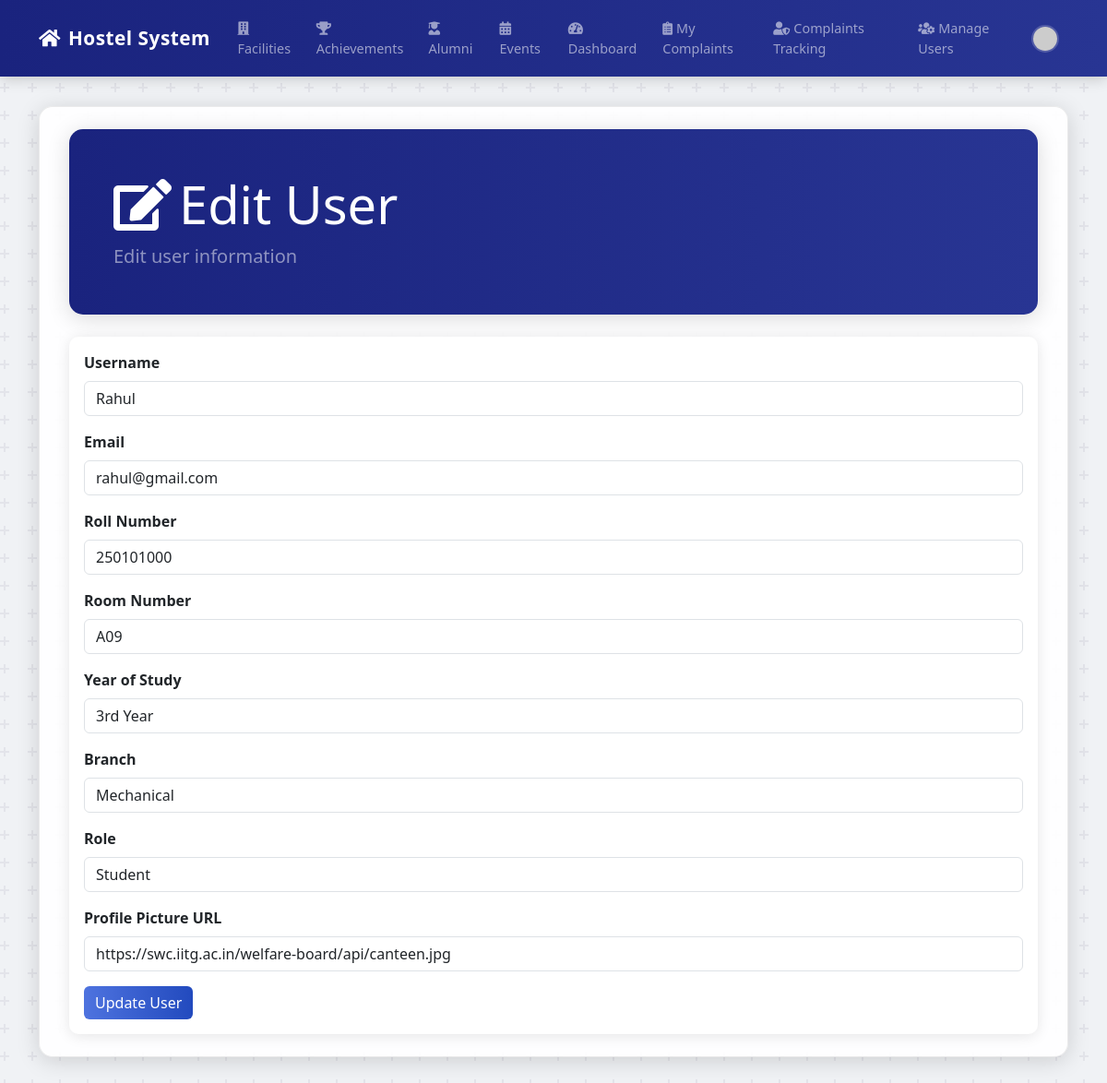
/admin/user/edit/2 (signed in), run on the app's committed database.
### app.py (models this page shows)
class User(UserMixin, db.Model):
    id = db.Column(db.Integer, primary_key=True)
    username = db.Column(db.String(80), unique=True, nullable=False)
    email = db.Column(db.String(120), unique=True, nullable=False)
    password_hash = db.Column(db.String(128), nullable=False)
    role = db.Column(db.String(50), nullable=False, default='Student')
    name = db.Column(db.Text)
    roll_number = db.Column(db.Text)
    room_number = db.Column(db.Text)
    studying_year = db.Column(db.Text)  # Changed from Numeric to Text
    Branch = db.Column(db.Text)
    profile_pic_url = db.Column(db.Text)

### app.py (the view, shortened to what this page needs)
@app.route('/admin/user/edit/<int:user_id>', methods=['GET', 'POST'])
@login_required
@admin_required
def edit_user(user_id):
    user = User.query.get_or_404(user_id)
    form = AdminEditProfileForm(obj=user)
    return render_template('edit_user.html', title='Edit User', form=form, user=user)

### app.py
class AdminEditProfileForm(FlaskForm):
    roll_number = StringField('Roll Number', validators=[DataRequired()])
    room_number = StringField('Room Number', validators=[DataRequired()])
    studying_year = SelectField('Year of Study', choices=[
        ('1st Year', '1st Year'),
        ('2nd Year', '2nd Year'),
        ('3rd Year', '3rd Year'),
        ('4th Year', '4th Year'),
        ('Ph.D', 'Ph.D'),
        ('M.Tech', 'M.Tech')
    ], validators=[DataRequired()])
    Branch = SelectField('Branch', choices=[
        ('CSE', 'Computer Science'),
        ('ECE', 'Electronics'),
        ('ME', 'Mechanical'),
        ('CE', 'Civil')
    ], validators=[DataRequired()])
    profile_pic_url = StringField('Profile Picture URL')
    role = SelectField('Role', choices=[('Student', 'Student'), ('HMC Admin', 'HMC Admin')], validators=[DataRequired()])
    submit = SubmitField('Update Profile')

### app.py (called while the page is built)
def admin_required(f):
    @wraps(f)
    def decorated_function(*args, **kwargs):
        if not current_user.is_authenticated or current_user.role != 'HMC Admin':
            flash('You do not have permission to access this page.', 'danger')
            return redirect(url_for('home'))
        return f(*args, **kwargs)
    return decorated_function

@login_manager.user_loader
def load_user(user_id):
    return User.query.get(int(user_id))

### templates/edit_user.html (shortened to what this page needs)
{% extends "base.html" %}
{% block content %}
<div class="container-md py-4">
    <div class="dashboard-header mb-4">
        <div class="row align-items-center">
            <div class="col-lg-8">
                <h1 class="display-4 text-white mb-2"><i class="fas fa-edit me-2"></i>Edit User</h1>
                <p class="lead text-white-50 mb-0">Edit user information</p>
            </div>
        </div>
    </div>
    <div class="card">
        <div class="card-body">
            <form method="POST" action="">
                <div class="mb-3">
                    <label class="form-label fw-bold">Username</label>
                    <input type="text" class="form-control" value="{{ user.username }}" readonly>
                </div>
                <div class="mb-3">
                    <label class="form-label fw-bold">Email</label>
                    <input type="text" class="form-control" value="{{ user.email }}" readonly>
                </div>
                <div class="mb-3">
                    {{ form.roll_number.label(class="form-label fw-bold") }}
                    {{ form.roll_number(class="form-control") }}
                </div>
                <div class="mb-3">
                    {{ form.room_number.label(class="form-label fw-bold") }}
                    {{ form.room_number(class="form-control") }}
                </div>
                <div class="mb-3">
                    {{ form.studying_year.label(class="form-label fw-bold") }}
                    {{ form.studying_year(class="form-control") }}
                </div>
                <div class="mb-3">
                    {{ form.Branch.label(class="form-label fw-bold") }}
                    {{ form.Branch(class="form-control") }}
                </div>
                 <div class="mb-3">
                    {{ form.role.label(class="form-label fw-bold") }}
                    {{ form.role(class="form-control") }}
                </div>
                <div class="mb-3">
                    {{ form.profile_pic_url.label(class="form-label fw-bold") }}
                    {{ form.profile_pic_url(class="form-control") }}
                </div>
                <button type="submit" class="btn btn-primary">Update User</button>
            </form>
        </div>
    </div>
</div>
{% endblock %}

### templates/base.html (style rules this page uses)
body { background-color: #f0f2f5; }
.container-md { background-color: rgba(255, 255, 255, 0.92); border-radius: 15px; box-shadow: 0 4px 25px rgba(0, 0, 0, 0.15); padding: 2rem; margin-top: 2rem; margin-bottom: 2rem; border: 1px solid rgba(0,0,0,0.08); }
.dashboard-header, .hero-section { border-radius: 10px; position: relative; overflow: hidden; }
.btn-primary { border: none; transition: all 0.3s ease; }

### templates/edit_user.html (style rules this page uses)
.dashboard-header { padding: 3rem; border-radius: 15px; position: relative; overflow: hidden; box-shadow: 0 4px 25px rgba(0, 0, 0, 0.15); }
.card { border: none; box-shadow: 0 2px 15px rgba(0,0,0,0.1); border-radius: 10px; }

### data on the page
User: username "Rahul", email "rahul@gmail.com", roll_number "250101000", room_number "A09", studying_year "3rd Year", Branch "Mechanical", role "Student", profile_pic_url "https://swc.iitg.ac.in/welfare-board/api/canteen.jpg"
